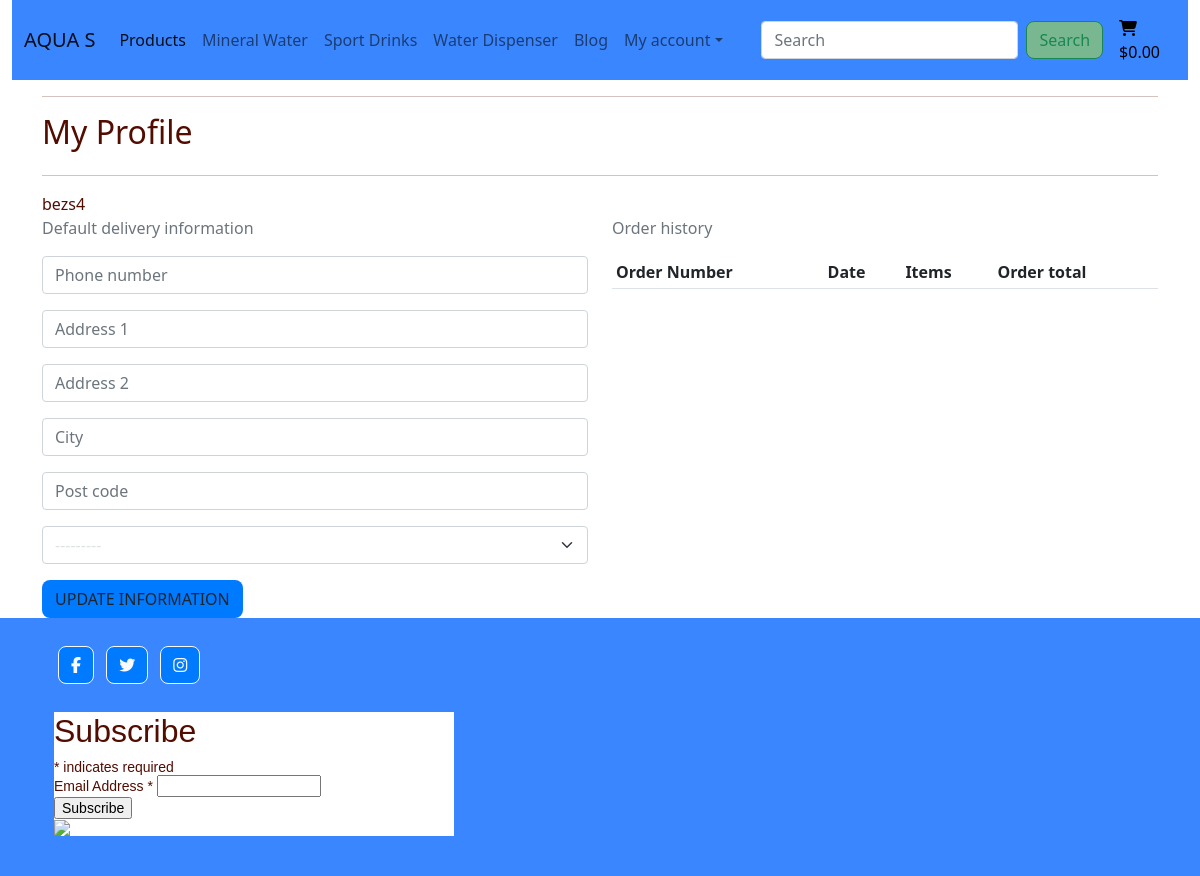
The page /profile/ (signed in) on the database as committed earlier.
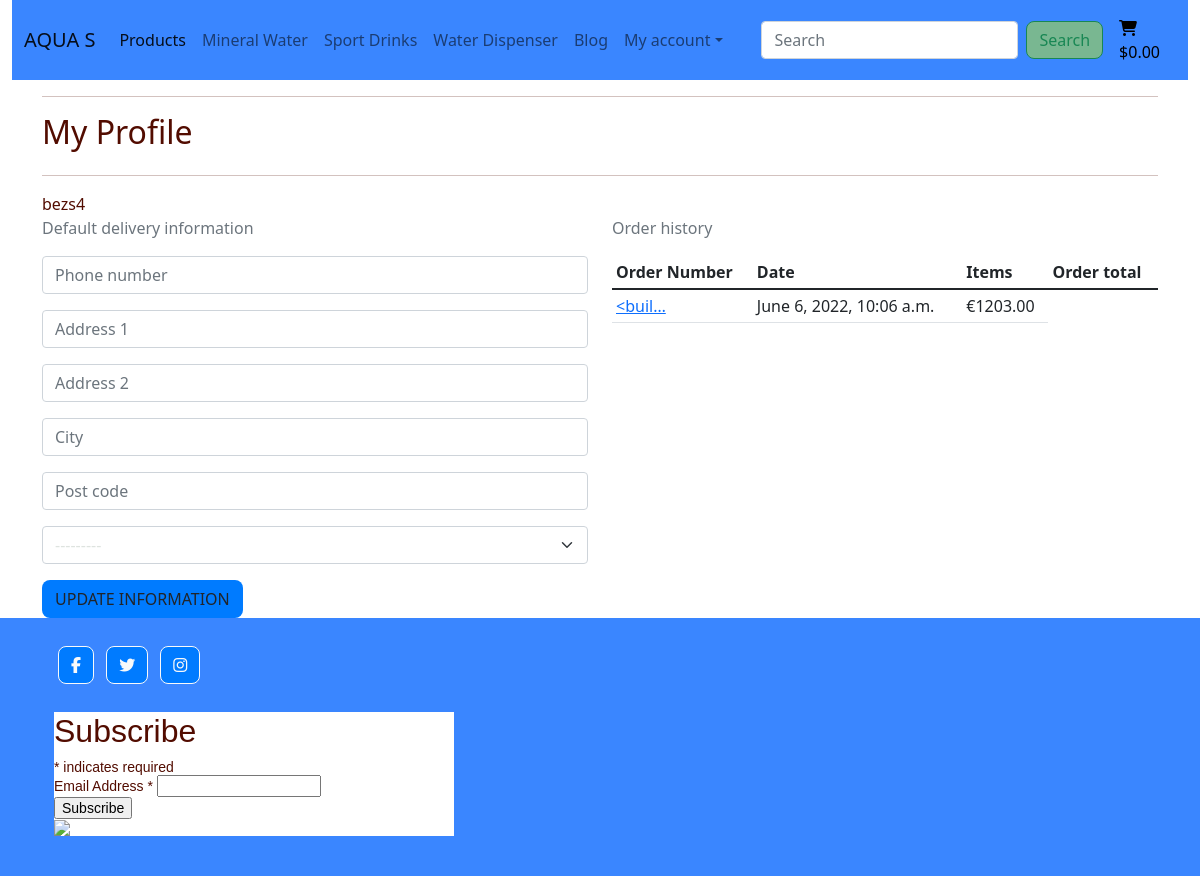
The same page on the database as committed later.
### checkout/models.py (models this page shows, shortened)
class Order(models.Model):
    order_number = models.CharField(max_length=32, null=False, editable=False)
    user_profile = models.ForeignKey(UserProfile, on_delete=models.SET_NULL,
                                     null=True, blank=True, related_name='orders')
    full_name = models.CharField(max_length=50, null=False, blank=False)
    email = models.EmailField(max_length=254, null=False, blank=False)
    phone_number = models.CharField(max_length=20, null=False, blank=False)
    country = CountryField(blank_label='Country *', null=False, blank=False)
    post_code = models.CharField(max_length=20, null=True, blank=True)
    city = models.CharField(max_length=30, null=False, blank=False)
    address_1 = models.CharField(max_length=30, null=False, blank=False)
    address_2 = models.CharField(max_length=30, null=True, blank=True)
    date = models.DateTimeField(auto_now_add=True)
    delivery_cost = models.DecimalField(max_digits=6, decimal_places=2, null=False, default=0)
    order_total = models.DecimalField(max_digits=10, decimal_places=2, null=False, default=0)
    grand_total = models.DecimalField(max_digits=10, decimal_places=2, null=False, default=0)
    original_bag = models.TextField(null=False, blank=False, default='')
    stripe_pid = models.CharField(max_length=254, null=False, blank=False, default='')

### profiles/views.py (the view)
# urls.py: path('profile/', include('profiles.urls')),
@login_required
def profile(request):
    profile = get_object_or_404(UserProfile, user=request.user)
    if request.method == 'POST':
        form = UserProfileForm(request.POST, instance=profile)
        if form.is_valid():
            form.save()
            messages.success(request, 'Profile updated successfully')
        else:
            messages.error(request, 'Update failed. Please ensure the form is valid.')
    else:
        form = UserProfileForm(instance=profile)
    orders = profile.orders.all()
    template = 'profiles/profile.html'
    context = {
        'profile': profile,
        'form': form,
        'orders': orders,
        'on_profile_page': True
    }
    return render(request, template, context)

### profiles/forms.py
class UserProfileForm(forms.ModelForm):
    class Meta:
        model = UserProfile
        exclude = ('user',)
    def __init__(self, *args, **kwargs):
        super().__init__(*args, **kwargs)
        placeholders = {
            'default_phone_number': 'Phone number',
            'default_post_code': 'Post code',
            'default_city': 'City',
            'default_address_1': 'Address 1',
            'default_address_2': 'Address 2',
        }
        self.fields['default_phone_number'].widget.attrs['autofocus'] = True
        for field in self.fields:
            if field != 'default_country':
                if self.fields[field].required:
                    placeholder = f'{placeholders[field]} *'
                else:
                    placeholder = placeholders[field]
                self.fields[field].widget.attrs['placeholder'] = placeholder
            self.fields[field].widget.attrs['class'] = 'border-black profile-form-input'
            self.fields[field].label = False

### profiles/models.py (called while the page is built)
    def __str__(self):
        return self.user.username

### profiles/templates/profiles/profile.html (shortened to what this page needs)
{% extends 'base.html' %}
{% load static %}
{% block content %}
    <div class="overlay"></div>
    <div class="container">
        <div class="row">
            <div class="col">
                <hr>
                <h2 class="logo-font mb-4">My Profile</h2>
                <hr>
            </div>
        </div>
        {{ profile }}
        <div class="row">
            <div class="col-12 col-lg-6">
                <p class="text-muted">Default delivery information</p>
                <form class="mt-3" action="{% url 'profile' %}" method="POST" id="profile-update-form">
                    {{ form|crispy }}
                    <button class="btn btn-black text-uppercase float-right">Update information</button>
                </form>
            </div>
            <div class="col-12 col-lg-6">
                <p class="text-muted">Order history</p>
                <div class="order-history table-responsive">
                    <table class="table table-sm table-border-borderless">
                        <thead>
                            <tr>
                                <th>Order Number</th>
                                <th>Date</th>
                                <th>Items</th>
                                <th>Order total</th>
                            </tr>
                        </thead>
                        <tbody>
                            {% for order in orders %}
                                <tr>
                                    <td>
                                        <a href="{% url 'order_history' order.order_number %}"
                                        title="{{ order.order_number }}">
                                            {{ order.order_number|truncatechars:6}}
                                        </a>
                                    </td>
                                    <td>{{ order.date }}</td>
                                    <td>€{{ order.grand_total }}</td>
                                </tr>
                            {% endfor %}
                        </tbody>
                    </table>
                </div>
            </div>
        </div>
    </div>
{% endblock %}

Rows that differ between the two databases and show on the page:
added Order: order_number "<buil…", date "June 6, 2022, 10:06 a.m.", grand_total "1203.00"
